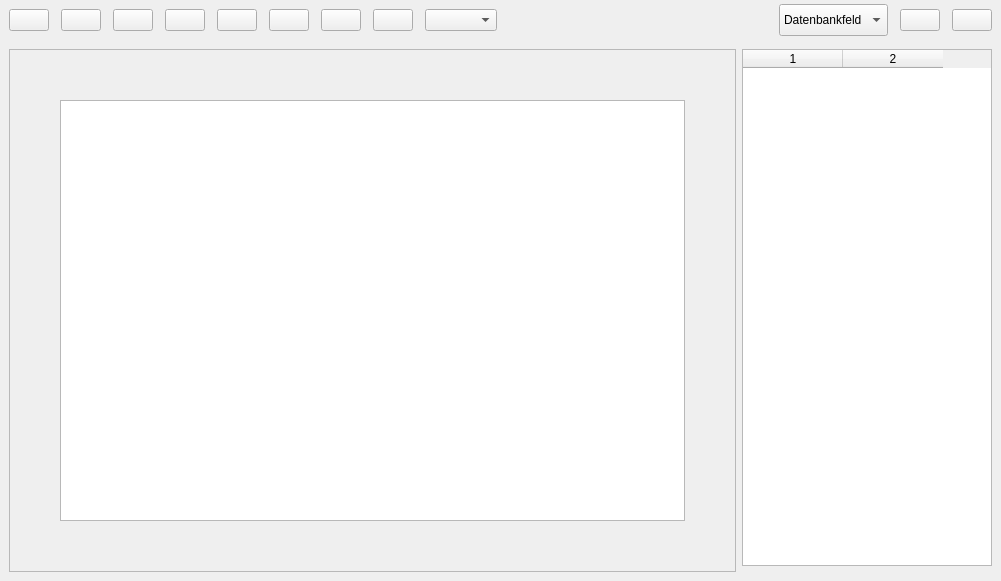
<?xml version="1.0" encoding="UTF-8"?>
<ui version="4.0">
 <class>EditorWidget</class>
 <widget class="QWidget" name="EditorWidget">
  <property name="geometry">
   <rect>
    <x>0</x>
    <y>0</y>
    <width>1001</width>
    <height>581</height>
   </rect>
  </property>
  <property name="windowTitle">
   <string>Form</string>
  </property>
  <layout class="QVBoxLayout" name="verticalLayout_3">
   <property name="spacing">
    <number>0</number>
   </property>
   <property name="leftMargin">
    <number>0</number>
   </property>
   <property name="topMargin">
    <number>0</number>
   </property>
   <property name="rightMargin">
    <number>0</number>
   </property>
   <property name="bottomMargin">
    <number>0</number>
   </property>
   <item>
    <widget class="QWidget" name="toolBar" native="true">
     <property name="sizePolicy">
      <sizepolicy hsizetype="Preferred" vsizetype="Fixed">
       <horstretch>0</horstretch>
       <verstretch>0</verstretch>
      </sizepolicy>
     </property>
     <layout class="QHBoxLayout" name="horizontalLayout_2">
      <property name="spacing">
       <number>12</number>
      </property>
      <property name="topMargin">
       <number>4</number>
      </property>
      <property name="bottomMargin">
       <number>4</number>
      </property>
      <item>
       <widget class="QPushButton" name="but_open">
        <property name="sizePolicy">
         <sizepolicy hsizetype="Fixed" vsizetype="Fixed">
          <horstretch>0</horstretch>
          <verstretch>0</verstretch>
         </sizepolicy>
        </property>
        <property name="text">
         <string/>
        </property>
        <property name="icon">
         <iconset resource="../resources/TurnFix.qrc">
          <normaloff>:/appicons/folder.png</normaloff>:/appicons/folder.png</iconset>
        </property>
        <property name="iconSize">
         <size>
          <width>24</width>
          <height>24</height>
         </size>
        </property>
        <property name="shortcut">
         <string>Ctrl+O</string>
        </property>
       </widget>
      </item>
      <item>
       <widget class="QPushButton" name="but_save">
        <property name="sizePolicy">
         <sizepolicy hsizetype="Fixed" vsizetype="Fixed">
          <horstretch>0</horstretch>
          <verstretch>0</verstretch>
         </sizepolicy>
        </property>
        <property name="text">
         <string/>
        </property>
        <property name="icon">
         <iconset resource="../resources/TurnFix.qrc">
          <normaloff>:/appicons/save.png</normaloff>:/appicons/save.png</iconset>
        </property>
        <property name="iconSize">
         <size>
          <width>24</width>
          <height>24</height>
         </size>
        </property>
       </widget>
      </item>
      <item>
       <widget class="QPushButton" name="but_reset">
        <property name="sizePolicy">
         <sizepolicy hsizetype="Fixed" vsizetype="Fixed">
          <horstretch>0</horstretch>
          <verstretch>0</verstretch>
         </sizepolicy>
        </property>
        <property name="text">
         <string/>
        </property>
        <property name="icon">
         <iconset resource="../resources/TurnFix.qrc">
          <normaloff>:/appicons/bin_closed.png</normaloff>:/appicons/bin_closed.png</iconset>
        </property>
        <property name="iconSize">
         <size>
          <width>24</width>
          <height>24</height>
         </size>
        </property>
       </widget>
      </item>
      <item>
       <widget class="QPushButton" name="but_front">
        <property name="text">
         <string/>
        </property>
        <property name="icon">
         <iconset resource="../resources/TurnFix.qrc">
          <normaloff>:/appicons/shape_move_front.png</normaloff>:/appicons/shape_move_front.png</iconset>
        </property>
        <property name="iconSize">
         <size>
          <width>24</width>
          <height>24</height>
         </size>
        </property>
       </widget>
      </item>
      <item>
       <widget class="QPushButton" name="but_back">
        <property name="text">
         <string/>
        </property>
        <property name="icon">
         <iconset resource="../resources/TurnFix.qrc">
          <normaloff>:/appicons/shape_move_back.png</normaloff>:/appicons/shape_move_back.png</iconset>
        </property>
        <property name="iconSize">
         <size>
          <width>24</width>
          <height>24</height>
         </size>
        </property>
       </widget>
      </item>
      <item>
       <widget class="QPushButton" name="but_moveup">
        <property name="text">
         <string/>
        </property>
        <property name="icon">
         <iconset resource="../resources/TurnFix.qrc">
          <normaloff>:/appicons/shape_move_forwards.png</normaloff>:/appicons/shape_move_forwards.png</iconset>
        </property>
        <property name="iconSize">
         <size>
          <width>24</width>
          <height>24</height>
         </size>
        </property>
       </widget>
      </item>
      <item>
       <widget class="QPushButton" name="but_movedown">
        <property name="text">
         <string/>
        </property>
        <property name="icon">
         <iconset resource="../resources/TurnFix.qrc">
          <normaloff>:/appicons/shape_move_backwards.png</normaloff>:/appicons/shape_move_backwards.png</iconset>
        </property>
        <property name="iconSize">
         <size>
          <width>24</width>
          <height>24</height>
         </size>
        </property>
       </widget>
      </item>
      <item>
       <widget class="QPushButton" name="but_acenter">
        <property name="text">
         <string/>
        </property>
        <property name="icon">
         <iconset resource="../resources/TurnFix.qrc">
          <normaloff>:/appicons/shape_align_center.png</normaloff>:/appicons/shape_align_center.png</iconset>
        </property>
        <property name="iconSize">
         <size>
          <width>24</width>
          <height>24</height>
         </size>
        </property>
       </widget>
      </item>
      <item>
       <widget class="QComboBox" name="cmb_zoom"/>
      </item>
      <item>
       <spacer name="horizontalSpacer">
        <property name="orientation">
         <enum>Qt::Horizontal</enum>
        </property>
        <property name="sizeHint" stdset="0">
         <size>
          <width>40</width>
          <height>20</height>
         </size>
        </property>
       </spacer>
      </item>
      <item>
       <widget class="QComboBox" name="cmb_typ">
        <property name="sizePolicy">
         <sizepolicy hsizetype="Fixed" vsizetype="Fixed">
          <horstretch>0</horstretch>
          <verstretch>0</verstretch>
         </sizepolicy>
        </property>
        <property name="minimumSize">
         <size>
          <width>0</width>
          <height>32</height>
         </size>
        </property>
        <property name="maximumSize">
         <size>
          <width>16777215</width>
          <height>32</height>
         </size>
        </property>
        <item>
         <property name="text">
          <string>Datenbankfeld</string>
         </property>
        </item>
        <item>
         <property name="text">
          <string>Textfeld</string>
         </property>
        </item>
        <item>
         <property name="text">
          <string>Grafik</string>
         </property>
        </item>
        <item>
         <property name="text">
          <string>Linie</string>
         </property>
        </item>
       </widget>
      </item>
      <item>
       <widget class="QPushButton" name="but_add">
        <property name="toolTip">
         <string>Strg++</string>
        </property>
        <property name="text">
         <string/>
        </property>
        <property name="icon">
         <iconset resource="../resources/TurnFix.qrc">
          <normaloff>:/appicons/plus.png</normaloff>:/appicons/plus.png</iconset>
        </property>
        <property name="iconSize">
         <size>
          <width>24</width>
          <height>24</height>
         </size>
        </property>
        <property name="shortcut">
         <string>Ctrl++</string>
        </property>
       </widget>
      </item>
      <item>
       <widget class="QPushButton" name="but_del">
        <property name="toolTip">
         <string>Strg+-</string>
        </property>
        <property name="text">
         <string/>
        </property>
        <property name="icon">
         <iconset resource="../resources/TurnFix.qrc">
          <normaloff>:/appicons/minus.png</normaloff>:/appicons/minus.png</iconset>
        </property>
        <property name="iconSize">
         <size>
          <width>24</width>
          <height>24</height>
         </size>
        </property>
        <property name="shortcut">
         <string>Ctrl+-</string>
        </property>
       </widget>
      </item>
     </layout>
    </widget>
   </item>
   <item>
    <widget class="QWidget" name="widget" native="true">
     <layout class="QGridLayout" name="gridLayout_3">
      <item row="0" column="0" rowspan="2">
       <widget class="QScrollArea" name="scrollArea">
        <property name="widgetResizable">
         <bool>true</bool>
        </property>
        <widget class="QWidget" name="sa">
         <property name="geometry">
          <rect>
           <x>0</x>
           <y>0</y>
           <width>725</width>
           <height>521</height>
          </rect>
         </property>
         <layout class="QGridLayout" name="gridLayout_2">
          <property name="leftMargin">
           <number>50</number>
          </property>
          <property name="topMargin">
           <number>50</number>
          </property>
          <property name="rightMargin">
           <number>50</number>
          </property>
          <property name="bottomMargin">
           <number>50</number>
          </property>
          <item row="0" column="0">
           <widget class="QGraphicsView" name="graphicsView">
            <property name="verticalScrollBarPolicy">
             <enum>Qt::ScrollBarAlwaysOff</enum>
            </property>
            <property name="horizontalScrollBarPolicy">
             <enum>Qt::ScrollBarAlwaysOff</enum>
            </property>
            <property name="alignment">
             <set>Qt::AlignLeading|Qt::AlignLeft|Qt::AlignTop</set>
            </property>
           </widget>
          </item>
         </layout>
        </widget>
       </widget>
      </item>
      <item row="0" column="1">
       <widget class="QTableWidget" name="tbl_items">
        <property name="sizePolicy">
         <sizepolicy hsizetype="Fixed" vsizetype="Expanding">
          <horstretch>0</horstretch>
          <verstretch>0</verstretch>
         </sizepolicy>
        </property>
        <property name="minimumSize">
         <size>
          <width>250</width>
          <height>0</height>
         </size>
        </property>
        <property name="maximumSize">
         <size>
          <width>250</width>
          <height>16777215</height>
         </size>
        </property>
        <property name="editTriggers">
         <set>QAbstractItemView::NoEditTriggers</set>
        </property>
        <property name="alternatingRowColors">
         <bool>true</bool>
        </property>
        <property name="selectionMode">
         <enum>QAbstractItemView::SingleSelection</enum>
        </property>
        <property name="selectionBehavior">
         <enum>QAbstractItemView::SelectRows</enum>
        </property>
        <property name="columnCount">
         <number>2</number>
        </property>
        <attribute name="horizontalHeaderHighlightSections">
         <bool>false</bool>
        </attribute>
        <attribute name="verticalHeaderVisible">
         <bool>false</bool>
        </attribute>
        <attribute name="verticalHeaderDefaultSectionSize">
         <number>20</number>
        </attribute>
        <column/>
        <column/>
       </widget>
      </item>
      <item row="1" column="1">
       <widget class="QWidget" name="wdg_props" native="true">
        <layout class="QVBoxLayout" name="verticalLayout">
         <property name="leftMargin">
          <number>0</number>
         </property>
         <property name="topMargin">
          <number>0</number>
         </property>
         <property name="rightMargin">
          <number>0</number>
         </property>
         <property name="bottomMargin">
          <number>0</number>
         </property>
        </layout>
       </widget>
      </item>
     </layout>
    </widget>
   </item>
  </layout>
 </widget>
 <resources>
  <include location="../resources/TurnFix.qrc"/>
 </resources>
 <connections/>
</ui>
